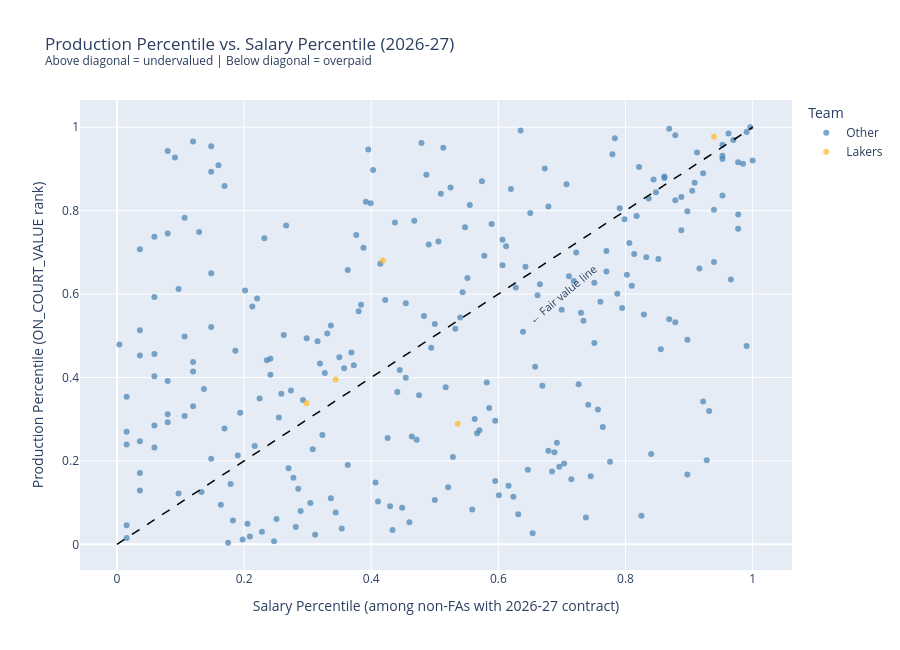

The notebook cell saved with this chart:
### Markdown cell above
**Does this make basketball sense?**

With percentile-rank surplus, the results are much more interpretable:

- **Undervalued list**: should be heavy on young players (rookie deals) and efficient role players with modest contracts. A player on a $3M deal who plays like a starter will dominate.
- **Overpaid list**: veterans whose production has declined but who locked in large deals at peak (Jordan Poole, Patrick Williams). Stars on max deals should show ≈0, not deeply negative.

The key fix: Donovan Mitchell (top 93rd percentile production, 95th percentile salary → surplus ≈ -0.02), Jaylen Brown (-0.19), Cade Cunningham (+0.01), and Jokic (+0.00) all show near-zero surplus. These are appropriately paid stars.

Jordan Poole (7th percentile production, 83rd percentile salary → surplus ≈ -0.76) and Patrick Williams (3rd percentile production, 65th percentile salary → surplus ≈ -0.62) correctly appear as the most overpaid players.

### Code cell
# Percentile-rank scatter: VALUE_PERCENTILE vs SALARY_PERCENTILE
# The diagonal (y=x) is 'fair value'. Above = undervalued, below = overpaid.

plot_df = df[df['SURPLUS_VALUE'].notna() & ~df['IS_FREE_AGENT']].copy()
plot_df['_is_laker'] = (plot_df['TEAM_ABBREVIATION'] == 'LAL').map({True: 'Lakers', False: 'Other'})
plot_df['_salary_M'] = plot_df['SALARY_FORWARD'] / 1e6

fig = px.scatter(
    plot_df,
    x='SALARY_PERCENTILE',
    y='VALUE_PERCENTILE',
    color='_is_laker',
    color_discrete_map={'Lakers': LAKERS_GOLD, 'Other': 'steelblue'},
    hover_name='PLAYER_NAME',
    hover_data={
        'TEAM_ABBREVIATION': True,
        'AGE': True,
        'SURPLUS_VALUE': ':.3f',
        '_salary_M': ':$.1fM',
        'SALARY_PERCENTILE': ':.1%',
        'VALUE_PERCENTILE': ':.1%',
        '_is_laker': False,
    },
    title='Production Percentile vs. Salary Percentile (2026-27)<br><sup>Above diagonal = undervalued | Below diagonal = overpaid</sup>',
    labels={
        'SALARY_PERCENTILE': 'Salary Percentile (among non-FAs with 2026-27 contract)',
        'VALUE_PERCENTILE': 'Production Percentile (ON_COURT_VALUE rank)',
    },
    opacity=0.7,
)

# Fair-value diagonal
fig.add_shape(type='line', x0=0, y0=0, x1=1, y1=1,
              line=dict(color='black', width=1.5, dash='dash'))
fig.add_annotation(x=0.7, y=0.6, text='← Fair value line', showarrow=False,
                   font=dict(size=11), textangle=-40)

fig.update_layout(width=900, height=650, legend_title='Team')
fig.show()

print('Surplus methodology: percentile-rank (VALUE_PERCENTILE - SALARY_PERCENTILE)')
print(f'  Non-FA players in comparison: {plot_df.shape[0]}')
print(f'  Positive = production rank > salary rank (underpaid)')
print(f'  Near zero = star paid like a star (Mitchell, Jokic, Cunningham)')

### Figure 1 — Plotly figure (JSON) as saved in the notebook; plotly's stock layout.template omitted (floating-point values rounded to 4 significant figures; data arrays with more than 128 entries replaced by an {"elided": "..."} marker saying what was removed)
{"data": [{"customdata": {"elided": "258x5 mixed values"}, "hovertemplate": "<b>%{hovertext}</b><br><br>Salary Percentile (among non-FAs with 2026-27 contract)=%{x:.1%}<br>Production Percentile (ON_COURT_VALUE rank)=%{y:.1%}<br>TEAM_ABBREVIATION=%{customdata[0]}<br>AGE=%{customdata[1]}<br>SURPLUS_VALUE=%{customdata[2]:.3f}<br>_salary_M=%{customdata[3]:$.1fM}<extra></extra>", "hovertext": {"elided": "258 str values"}, "legendgroup": "Other", "marker": {"color": "steelblue", "opacity": 0.7, "symbol": "circle"}, "mode": "markers", "name": "Other", "orientation": "v", "showlegend": true, "type": "scatter", "x": {"elided": "258 float values"}, "xaxis": "x", "y": {"elided": "258 float values"}, "yaxis": "y"}, {"customdata": [["LAL", 27, 0.2624, 8.104, "Lakers"], ["LAL", 24, 0.05133, 6, "Lakers"], ["LAL", 27, -0.2471, 12.43, "Lakers"], ["LAL", 27, 0.03802, 49.8, "Lakers"], ["LAL", 32, 0.03992, 5.391, "Lakers"]], "hovertemplate": "<b>%{hovertext}</b><br><br>Salary Percentile (among non-FAs with 2026-27 contract)=%{x:.1%}<br>Production Percentile (ON_COURT_VALUE rank)=%{y:.1%}<br>TEAM_ABBREVIATION=%{customdata[0]}<br>AGE=%{customdata[1]}<br>SURPLUS_VALUE=%{customdata[2]:.3f}<br>_salary_M=%{customdata[3]:$.1fM}<extra></extra>", "hovertext": ["Deandre Ayton", "Jake LaRavia", "Jarred Vanderbilt", "Luka Dončić", "Marcus Smart"], "legendgroup": "Lakers", "marker": {"color": "#FDB927", "opacity": 0.7, "symbol": "circle"}, "mode": "markers", "name": "Lakers", "orientation": "v", "showlegend": true, "type": "scatter", "x": [0.4183, 0.3441, 0.5361, 0.9392, 0.2985], "xaxis": "x", "y": [0.6806, 0.3954, 0.289, 0.9772, 0.3384], "yaxis": "y"}], "layout": {"annotations": [{"font": {"size": 11}, "showarrow": false, "text": "← Fair value line", "textangle": -40, "x": 0.7, "y": 0.6}], "height": 650, "legend": {"title": {"text": "Team"}, "tracegroupgap": 0}, "shapes": [{"line": {"color": "black", "dash": "dash", "width": 1.5}, "type": "line", "x0": 0, "x1": 1, "y0": 0, "y1": 1}], "title": {"text": "Production Percentile vs. Salary Percentile (2026-27)<br><sup>Above diagonal = undervalued | Below diagonal = overpaid</sup>"}, "width": 900, "xaxis": {"anchor": "y", "domain": [0, 1], "title": {"text": "Salary Percentile (among non-FAs with 2026-27 contract)"}}, "yaxis": {"anchor": "x", "domain": [0, 1], "title": {"text": "Production Percentile (ON_COURT_VALUE rank)"}}}}
